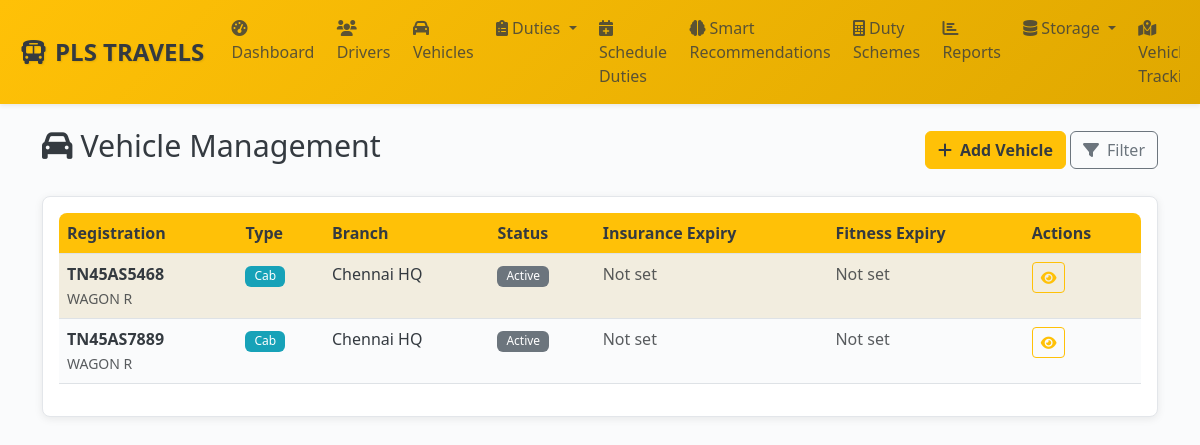
Page /admin/vehicles (signed in) on the committed database.
### models.py (models this page shows, shortened)
class Vehicle(db.Model):
    __tablename__ = 'vehicles'
    id = db.Column(db.Integer, primary_key=True)
    uuid = db.Column(db.String(36), unique=True, nullable=False, default=lambda: str(uuid.uuid4()))
    branch_id = db.Column(db.Integer, db.ForeignKey('branches.id'), nullable=False, index=True)
    vehicle_type_id = db.Column(db.Integer, db.ForeignKey('vehicle_types.id'), nullable=True)
    registration_number = db.Column(db.String(20), unique=True, nullable=False, index=True)
    chassis_number = db.Column(db.String(50), unique=True)
    engine_number = db.Column(db.String(50), unique=True)
    make = db.Column(db.String(50))  # Maruti, Tata, etc.
    model = db.Column(db.String(100))
    variant = db.Column(db.String(50))
    manufacturing_year = db.Column(db.Integer)
    purchase_date = db.Column(db.Date)
    color = db.Column(db.String(30))
    seating_capacity = db.Column(db.Integer)
    fuel_tank_capacity = db.Column(db.Float)
    mileage = db.Column(db.Float)  # km per liter
    insurance_provider = db.Column(db.String(100))
    insurance_policy_number = db.Column(db.String(100))
    insurance_start_date = db.Column(db.Date)
    insurance_expiry_date = db.Column(db.Date, index=True)
    insurance_premium = db.Column(db.Float)
    fitness_certificate_number = db.Column(db.String(50))
    fitness_expiry_date = db.Column(db.Date, index=True)
    permit_number = db.Column(db.String(50))
    permit_type = db.Column(db.String(30))  # All India, State, City
    permit_expiry_date = db.Column(db.Date, index=True)
    pollution_certificate_number = db.Column(db.String(50))
    pollution_expiry_date = db.Column(db.Date)
    gps_device_id = db.Column(db.String(50))
    gps_sim_number = db.Column(db.String(20))
    fastag_id = db.Column(db.String(50))
    fastag_balance = db.Column(db.Float, default=0.0)
    status = db.Column(db.Enum(VehicleStatus), nullable=False, default=VehicleStatus.ACTIVE, index=True)
    is_available = db.Column(db.Boolean, default=True, index=True)
    last_service_date = db.Column(db.Date)
    next_service_date = db.Column(db.Date)
    current_odometer = db.Column(db.Float, default=0.0)
    purchase_price = db.Column(db.Float)
    current_market_value = db.Column(db.Float)
    total_maintenance_cost = db.Column(db.Float, default=0.0)
    registration_document = db.Column(db.String(255))  # Vehicle registration certificate
    insurance_document = db.Column(db.String(255))  # Insurance policy document
    fitness_document = db.Column(db.String(255))  # Fitness certificate document
    permit_document = db.Column(db.String(255))  # Permit document
    pollution_document = db.Column(db.String(255))  # Pollution certificate document
    other_document = db.Column(db.String(255))  # Other important documents
    uber_vehicle_id = db.Column(db.String(100), unique=True, index=True)  # Uber's vehicle ID
    uber_vehicle_uuid = db.Column(db.String(100), unique=True)  # Uber's vehicle UUID
    uber_sync_status = db.Column(db.String(20), default='none', index=True)  # none, synced, failed, pending
    uber_last_sync = db.Column(db.DateTime)  # Last successful sync timestamp
    uber_sync_error = db.Column(db.Text)  # Last sync error message
    uber_vehicle_data = db.Column(db.Text)  # JSON: Cached Uber vehicle data
    created_at = db.Column(db.DateTime, default=get_ist_time_naive)
    updated_at = db.Column(db.DateTime, default=get_ist_time_naive, onupdate=get_ist_time_naive)
    vehicle_type_obj = db.relationship('VehicleType', backref=db.backref('vehicle_instances', overlaps="vehicles,vehicle_type_info"), lazy=True, overlaps="vehicle_type_info,vehicles")
    duties = db.relationship('Duty', backref='vehicle', lazy=True)
    maintenance_records = db.relationship('MaintenanceRecord', backref='vehicle', lazy=True)
    __table_args__ = (
        Index('idx_vehicle_status_branch', 'status', 'branch_id'),
        Index('idx_vehicle_expiry_dates', 'insurance_expiry_date', 'fitness_expiry_date', 'permit_expiry_date'),
    )
    @hybrid_property
    def vehicle_type(self):
        return self.vehicle_type_obj.name if self.vehicle_type_obj else None
    @hybrid_property
    def year(self):
        return self.manufacturing_year
    @hybrid_property
    def insurance_number(self):
        return self.insurance_policy_number
    @hybrid_property
    def insurance_expiry(self):
        return self.insurance_expiry_date
    @hybrid_property
    def fitness_expiry(self):
        return self.fitness_expiry_date
    @hybrid_property
    def permit_expiry(self):
        return self.permit_expiry_date
    @hybrid_property
    def fastag_number(self):
        return self.fastag_id
    @hybrid_property
    def device_imei(self):
        return self.gps_device_id

class VehicleType(db.Model):
    __tablename__ = 'vehicle_types'
    id = db.Column(db.Integer, primary_key=True)
    name = db.Column(db.String(50), nullable=False, unique=True)  # Bus, Taxi, Auto, etc.
    category = db.Column(db.String(30), nullable=False)  # Public, Private, Commercial
    capacity_passengers = db.Column(db.Integer)
    fuel_type = db.Column(db.String(20))  # Petrol, Diesel, CNG, Electric
    base_fare = db.Column(db.Float, default=0.0)
    per_km_rate = db.Column(db.Float, default=0.0)
    is_active = db.Column(db.Boolean, default=True)
    created_at = db.Column(db.DateTime, default=get_ist_time_naive)
    vehicles = db.relationship('Vehicle', backref='vehicle_type_info', lazy=True, overlaps="vehicle_instances,vehicle_type_obj")

class Branch(db.Model):
    __tablename__ = 'branches'
    id = db.Column(db.Integer, primary_key=True)
    uuid = db.Column(db.String(36), unique=True, nullable=False, default=lambda: str(uuid.uuid4()))
    name = db.Column(db.String(100), nullable=False, index=True)
    code = db.Column(db.String(20), nullable=False, unique=True)
    region_id = db.Column(db.Integer, db.ForeignKey('regions.id'), nullable=False)
    city = db.Column(db.String(50), nullable=False, index=True)
    address = db.Column(db.Text)
    pincode = db.Column(db.String(10))
    latitude = db.Column(db.Float)
    longitude = db.Column(db.Float)
    contact_phone = db.Column(db.String(20))
    contact_email = db.Column(db.String(120))
    manager_name = db.Column(db.String(100))
    target_revenue_monthly = db.Column(db.Float, default=0.0)
    target_trips_daily = db.Column(db.Integer, default=0)
    operational_hours_start = db.Column(db.Time)
    operational_hours_end = db.Column(db.Time)
    is_active = db.Column(db.Boolean, default=True, index=True)
    auto_assignment_enabled = db.Column(db.Boolean, default=True)
    created_at = db.Column(db.DateTime, default=get_ist_time_naive)
    updated_at = db.Column(db.DateTime, default=get_ist_time_naive, onupdate=get_ist_time_naive)
    drivers = db.relationship('Driver', backref='branch', lazy=True)
    vehicles = db.relationship('Vehicle', backref='branch', lazy=True)
    duties = db.relationship('Duty', backref='branch', lazy=True)
    duty_schemes = db.relationship('DutyScheme', backref='branch', lazy=True)

### admin_routes.py (the view)
@admin_bp.route('/vehicles')
@login_required
@admin_required
def vehicles():
    page = request.args.get('page', 1, type=int)
    branch_filter = request.args.get('branch', '', type=int)
    query = Vehicle.query
    if branch_filter:
        query = query.filter(Vehicle.branch_id == branch_filter)
    vehicles = query.paginate(page=page, per_page=20, error_out=False)
    branches = Branch.query.filter_by(is_active=True).all()
    from datetime import datetime
    return render_template('admin/vehicles.html',
                         vehicles=vehicles,
                         branches=branches,
                         branch_filter=branch_filter,
                         today=datetime.now().date())

### admin_routes.py (called while the page is built)
def admin_required(f):
    @wraps(f)
    def decorated_function(*args, **kwargs):
        from models import UserRole
        if not current_user.is_authenticated or current_user.role != UserRole.ADMIN:
            flash('Admin access required.', 'error')
            return redirect(url_for('auth.login'))
        return f(*args, **kwargs)
    return decorated_function

### templates/admin/vehicles.html (shortened to what this page needs)
{% extends "base.html" %}
{% block content %}
<div class="d-flex justify-content-between align-items-center mb-4">
    <h2><i class="fas fa-car me-2"></i>Vehicle Management</h2>
    <div>
        <a href="{{ url_for('admin.add_vehicle') }}" class="btn btn-primary">
            <i class="fas fa-plus me-2"></i>Add Vehicle
        </a>
        <button class="btn btn-outline-secondary" data-bs-toggle="modal" data-bs-target="#filterModal">
            <i class="fas fa-filter me-2"></i>Filter
        </button>
    </div>
</div>
<div class="card">
    <div class="card-body">
        {% if vehicles.items %}
        <div class="table-responsive">
            <table class="table table-striped">
                <thead>
                    <tr>
                        <th>Registration</th>
                        <th>Type</th>
                        <th>Branch</th>
                        <th>Status</th>
                        <th>Insurance Expiry</th>
                        <th>Fitness Expiry</th>
                        <th>Actions</th>
                    </tr>
                </thead>
                <tbody>
                    {% for vehicle in vehicles.items %}
                    <tr>
                        <td>
                            <div>
                                <strong>{{ vehicle.registration_number }}</strong><br>
                                <small class="text-muted">{{ vehicle.model or 'Model not specified' }}</small>
                            </div>
                        </td>
                        <td>
                            <span class="badge bg-info">{{ vehicle.vehicle_type.title() if vehicle.vehicle_type else 'N/A' }}</span>
                        </td>
                        <td>{{ vehicle.branch.name }}</td>
                        <td>
                            {% if vehicle.status == 'active' %}
                                {% if vehicle.is_available %}
                                    <span class="badge bg-success">Available</span>
                                {% else %}
                                    <span class="badge bg-warning">In Use</span>
                                {% endif %}
                            {% elif vehicle.status == 'maintenance' %}
                                <span class="badge bg-danger">Maintenance</span>
                            {% else %}
                                <span class="badge bg-secondary">{{ vehicle.status.value.title() }}</span>
                            {% endif %}
                        </td>
                        <td>
                            {% if vehicle.insurance_expiry %}
                                {% set today = moment().date() if moment else None %}
                                {% if today and (vehicle.insurance_expiry < today) %}
                                    <span class="text-danger">Expired ({{ vehicle.insurance_expiry.strftime('%Y-%m-%d') }})</span>
                                {% elif today and ((vehicle.insurance_expiry - today).days < 30) %}
                                    <span class="text-warning">{{ vehicle.insurance_expiry.strftime('%Y-%m-%d') }}</span>
                                {% else %}
                                    <span class="text-success">{{ vehicle.insurance_expiry.strftime('%Y-%m-%d') }}</span>
                                {% endif %}
                            {% else %}
                                <span class="text-muted">Not set</span>
                            {% endif %}
                        </td>
                        <td>
                            {% if vehicle.fitness_expiry %}
                                {% set days_left = (vehicle.fitness_expiry - today).days %}
                                {% if days_left < 0 %}
                                    <span class="text-danger">Expired ({{ vehicle.fitness_expiry.strftime('%Y-%m-%d') }})</span>
                                {% elif days_left < 30 %}
                                    <span class="text-warning">{{ vehicle.fitness_expiry.strftime('%Y-%m-%d') }}</span>
                                {% else %}
                                    <span class="text-success">{{ vehicle.fitness_expiry.strftime('%Y-%m-%d') }}</span>
                                {% endif %}
                            {% else %}
                                <span class="text-muted">Not set</span>
                            {% endif %}
                        </td>
                        <td>
                            <button class="btn btn-sm btn-outline-primary" data-bs-toggle="modal" data-bs-target="#vehicleModal{{ vehicle.id }}">
                                <i class="fas fa-eye"></i>
                            </button>
                        </td>
                    </tr>
                    {% endfor %}
                </tbody>
            </table>
        </div>
        {% endif %}
    </div>
</div>
{% endblock %}

### static/css/custom.css (style rules this page uses)
:root { --pls-primary: #ffc107; --pls-secondary: #6c757d; --pls-success: #28a745; --pls-warning: #fd7e14; --pls-danger: #dc3545; --pls-info: #17a2b8; --pls-light: #ffffff; --pls-dark: #343a40; --pls-accent: #6f42c1; --pls-text-dark: #343a40; --pls-text-light: #ffffff; --pls-gray-light: #f8f9fa; --pls-gray-medium: #6c757d; --pls-gray-dark: #495057; }
@media (min-width: 769px) { .card { box-shadow: 0 4px 12px rgba(0,0,0,0.08); transition: transform 0.2s ease, box-shadow 0.2s ease; } }
@media (min-width: 769px) { .btn { transition: all 0.2s ease; } }
.table-responsive { border-radius: 8px; overflow: hidden; }
.card { border: 1px solid #dee2e6; box-shadow: 0 0.125rem 0.25rem rgba(0, 0, 0, 0.075); transition: box-shadow 0.15s ease-in-out; }
.badge { font-weight: 500; padding: 0.375em 0.75em; }
.btn { transition: all 0.15s ease-in-out; }
.table th { border-top: none; font-weight: 600; color: var(--pls-text-dark); background-color: var(--pls-primary); position: sticky; top: 0; z-index: 10; }
.table-striped > tbody > tr:nth-of-type(odd) > td { background-color: rgba(255, 193, 7, 0.08); }
.btn-outline-primary { color: var(--pls-primary); border-color: var(--pls-primary); }
[data-bs-theme="light"] { --bs-body-bg: #fafbfc; --bs-body-color: var(--pls-text-dark); --bs-primary: var(--pls-primary); --bs-secondary: var(--pls-secondary); }
[data-bs-theme="light"] .card { background-color: var(--pls-light); border: 1px solid #e3e6ea; box-shadow: 0 2px 8px rgba(0,0,0,0.08); border-radius: 8px; }
[data-bs-theme="light"] .table th { background-color: var(--pls-primary); color: var(--pls-text-dark); }
[data-bs-theme="light"] .btn-primary { background-color: var(--pls-primary); border-color: var(--pls-primary); color: var(--pls-text-dark); font-weight: 600; }
@media (min-width: 1200px) { h2 { font-size: 1.9rem; } }
.bg-info { background-color: var(--pls-info) !important; color: var(--pls-text-light) !important; }

### rows in the picture
Vehicle: registration_number "TN45AS5468", model "WAGON R", vehicle_type "Cab", branch.name "Chennai HQ", status.value "Active", shows "Not set"
Vehicle: registration_number "TN45AS7889", model "WAGON R", vehicle_type "Cab", branch.name "Chennai HQ", status.value "Active", shows "Not set"
